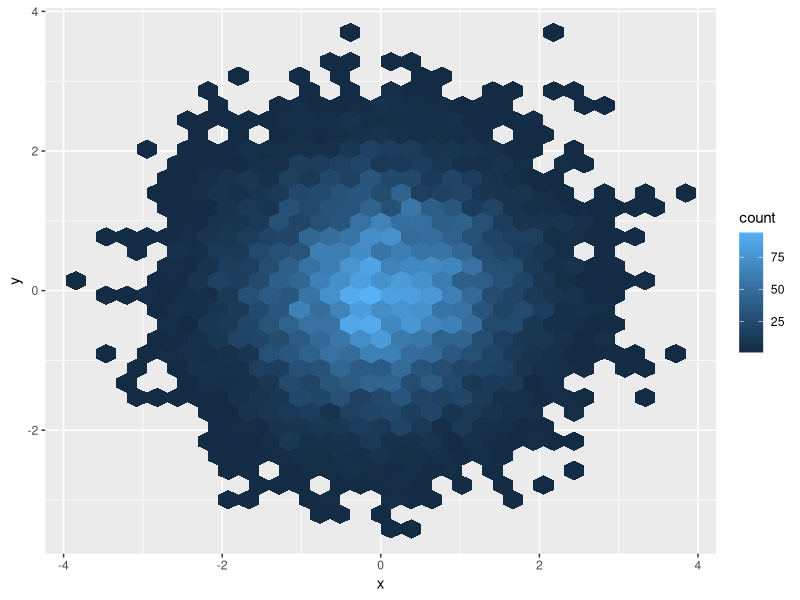

This figure's R source:

library(hexbin)
library(ggplot2)

# Sample data
set.seed(123)
x <- rnorm(10000)
y <- rnorm(10000)

# Using ggplot2 to create a hexbin plot
ggplot(data = data.frame(x = x, y = y), aes(x = x, y = y)) +
  geom_hex()











